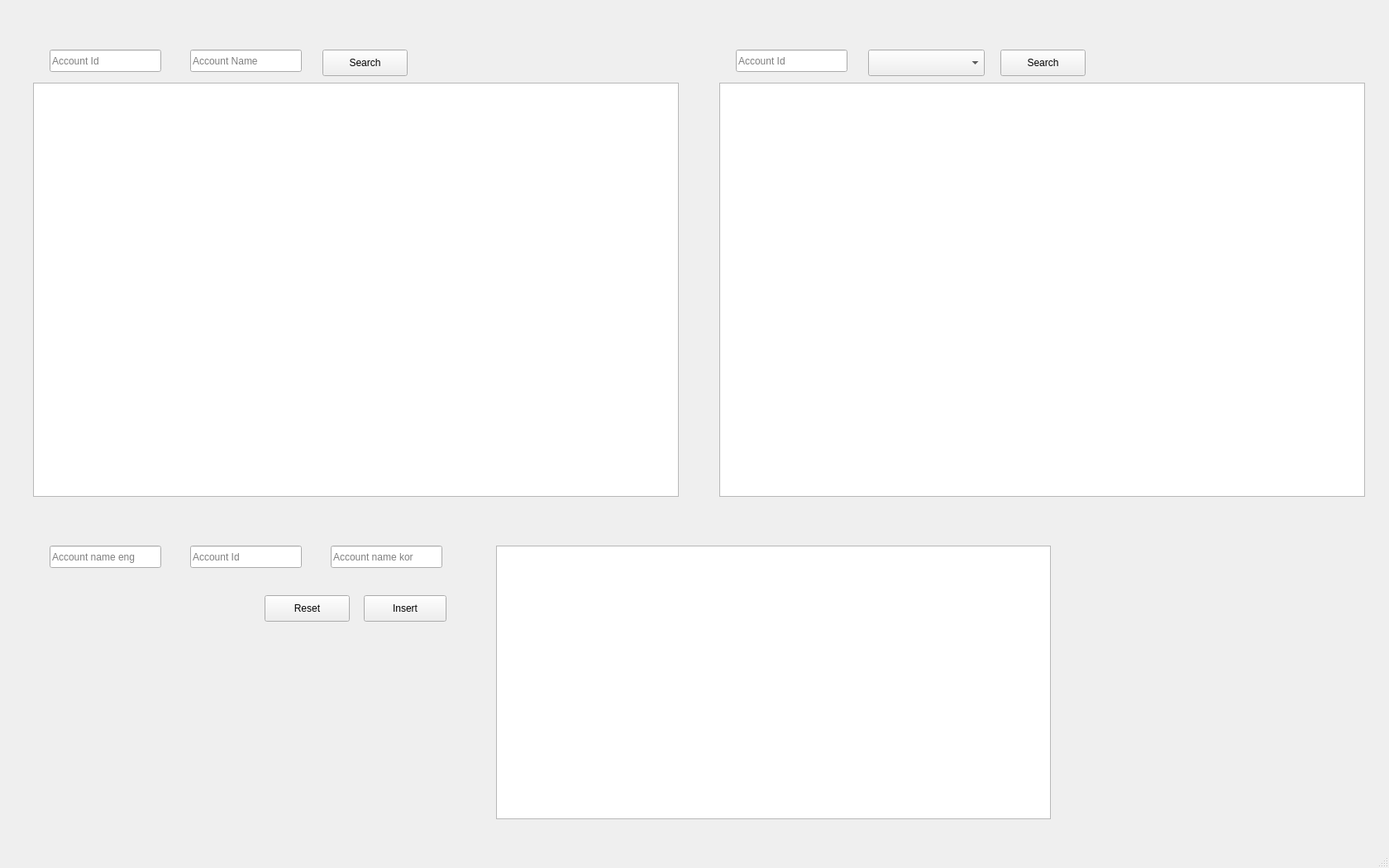
<?xml version="1.0" encoding="UTF-8"?>
<ui version="4.0">
 <class>MainWindow</class>
 <widget class="QMainWindow" name="MainWindow">
  <property name="geometry">
   <rect>
    <x>0</x>
    <y>0</y>
    <width>1680</width>
    <height>1050</height>
   </rect>
  </property>
  <property name="windowTitle">
   <string>MainWindow</string>
  </property>
  <widget class="QWidget" name="centralwidget">
   <widget class="QWidget" name="horizontalLayoutWidget">
    <property name="geometry">
     <rect>
      <x>40</x>
      <y>100</y>
      <width>781</width>
      <height>501</height>
     </rect>
    </property>
    <layout class="QHBoxLayout" name="horizontalLayout">
     <item>
      <widget class="QTableView" name="AccountTable">
       <property name="sizeAdjustPolicy">
        <enum>QAbstractScrollArea::AdjustToContents</enum>
       </property>
       <attribute name="verticalHeaderHighlightSections">
        <bool>false</bool>
       </attribute>
      </widget>
     </item>
    </layout>
   </widget>
   <widget class="QWidget" name="horizontalLayoutWidget_2">
    <property name="geometry">
     <rect>
      <x>870</x>
      <y>100</y>
      <width>781</width>
      <height>501</height>
     </rect>
    </property>
    <layout class="QHBoxLayout" name="horizontalLayout_3">
     <item>
      <widget class="QTableView" name="AmountTable">
       <property name="sizeAdjustPolicy">
        <enum>QAbstractScrollArea::AdjustToContents</enum>
       </property>
      </widget>
     </item>
    </layout>
   </widget>
   <widget class="QPushButton" name="search_account">
    <property name="geometry">
     <rect>
      <x>390</x>
      <y>60</y>
      <width>103</width>
      <height>32</height>
     </rect>
    </property>
    <property name="text">
     <string>Search</string>
    </property>
   </widget>
   <widget class="QPushButton" name="search_amount">
    <property name="geometry">
     <rect>
      <x>1210</x>
      <y>60</y>
      <width>103</width>
      <height>32</height>
     </rect>
    </property>
    <property name="text">
     <string>Search</string>
    </property>
   </widget>
   <widget class="QComboBox" name="stock_codes">
    <property name="geometry">
     <rect>
      <x>1050</x>
      <y>60</y>
      <width>141</width>
      <height>32</height>
     </rect>
    </property>
   </widget>
   <widget class="QLineEdit" name="account_id">
    <property name="geometry">
     <rect>
      <x>60</x>
      <y>60</y>
      <width>135</width>
      <height>27</height>
     </rect>
    </property>
    <property name="styleSheet">
     <string notr="true"/>
    </property>
    <property name="placeholderText">
     <string>Account Id</string>
    </property>
   </widget>
   <widget class="QLineEdit" name="account_nm">
    <property name="geometry">
     <rect>
      <x>230</x>
      <y>60</y>
      <width>135</width>
      <height>27</height>
     </rect>
    </property>
    <property name="locale">
     <locale language="Korean" country="SouthKorea"/>
    </property>
    <property name="placeholderText">
     <string>Account Name</string>
    </property>
   </widget>
   <widget class="QLineEdit" name="full_account_id">
    <property name="geometry">
     <rect>
      <x>890</x>
      <y>60</y>
      <width>135</width>
      <height>27</height>
     </rect>
    </property>
    <property name="placeholderText">
     <string>Account Id</string>
    </property>
   </widget>
   <widget class="QLineEdit" name="account_nm_eng">
    <property name="geometry">
     <rect>
      <x>60</x>
      <y>660</y>
      <width>135</width>
      <height>27</height>
     </rect>
    </property>
    <property name="styleSheet">
     <string notr="true"/>
    </property>
    <property name="placeholderText">
     <string>Account name eng</string>
    </property>
   </widget>
   <widget class="QLineEdit" name="Account_id">
    <property name="geometry">
     <rect>
      <x>230</x>
      <y>660</y>
      <width>135</width>
      <height>27</height>
     </rect>
    </property>
    <property name="styleSheet">
     <string notr="true"/>
    </property>
    <property name="placeholderText">
     <string>Account Id</string>
    </property>
   </widget>
   <widget class="QLineEdit" name="account_nm_kor">
    <property name="geometry">
     <rect>
      <x>400</x>
      <y>660</y>
      <width>135</width>
      <height>27</height>
     </rect>
    </property>
    <property name="styleSheet">
     <string notr="true"/>
    </property>
    <property name="locale">
     <locale language="Korean" country="SouthKorea"/>
    </property>
    <property name="placeholderText">
     <string>Account name kor</string>
    </property>
   </widget>
   <widget class="QPushButton" name="Reset">
    <property name="geometry">
     <rect>
      <x>320</x>
      <y>720</y>
      <width>103</width>
      <height>32</height>
     </rect>
    </property>
    <property name="text">
     <string>Reset</string>
    </property>
   </widget>
   <widget class="QPushButton" name="Insert">
    <property name="geometry">
     <rect>
      <x>440</x>
      <y>720</y>
      <width>100</width>
      <height>32</height>
     </rect>
    </property>
    <property name="text">
     <string>Insert</string>
    </property>
   </widget>
   <widget class="QWidget" name="verticalLayoutWidget">
    <property name="geometry">
     <rect>
      <x>600</x>
      <y>660</y>
      <width>671</width>
      <height>331</height>
     </rect>
    </property>
    <layout class="QVBoxLayout" name="verticalLayout">
     <item>
      <widget class="QTableView" name="ConfirmAccountTable"/>
     </item>
    </layout>
   </widget>
  </widget>
  <widget class="QMenuBar" name="menubar">
   <property name="geometry">
    <rect>
     <x>0</x>
     <y>0</y>
     <width>1680</width>
     <height>22</height>
    </rect>
   </property>
  </widget>
  <widget class="QStatusBar" name="statusbar"/>
 </widget>
 <resources/>
 <connections/>
</ui>
